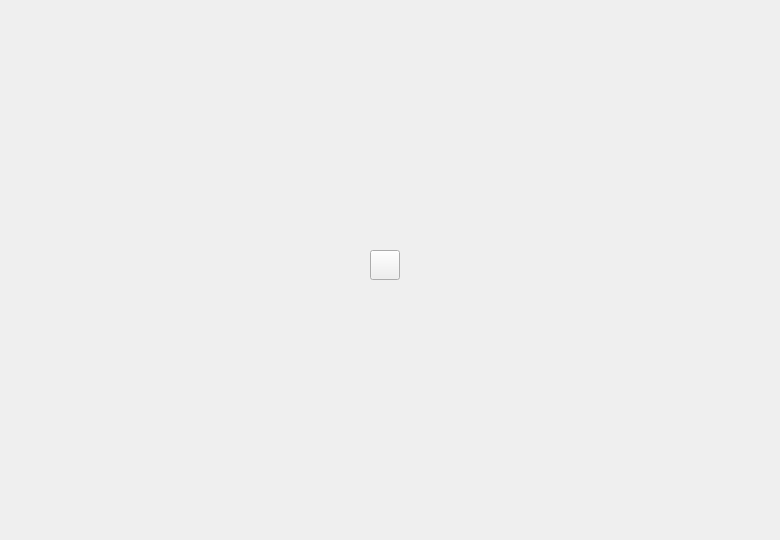
<?xml version="1.0" encoding="UTF-8"?>
<ui version="4.0">
 <class>Form</class>
 <widget class="QWidget" name="Form">
  <property name="geometry">
   <rect>
    <x>0</x>
    <y>0</y>
    <width>780</width>
    <height>540</height>
   </rect>
  </property>
  <property name="windowTitle">
   <string>Form</string>
  </property>
  <widget class="QPushButton" name="pushButton">
   <property name="geometry">
    <rect>
     <x>370</x>
     <y>250</y>
     <width>30</width>
     <height>30</height>
    </rect>
   </property>
   <property name="text">
    <string/>
   </property>
  </widget>
 </widget>
 <resources/>
 <connections/>
</ui>
